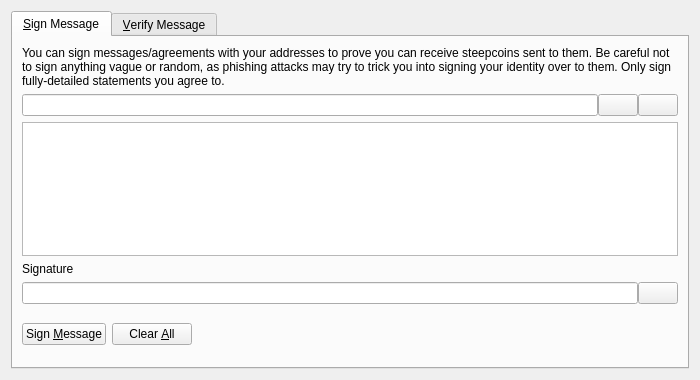
<?xml version="1.0" encoding="UTF-8"?>
<ui version="4.0">
 <class>SignVerifyMessageDialog</class>
 <widget class="QDialog" name="SignVerifyMessageDialog">
  <property name="geometry">
   <rect>
    <x>0</x>
    <y>0</y>
    <width>700</width>
    <height>380</height>
   </rect>
  </property>
  <property name="windowTitle">
   <string>Signatures - Sign / Verify a Message</string>
  </property>
  <property name="modal">
   <bool>true</bool>
  </property>
  <layout class="QVBoxLayout" name="verticalLayout">
   <item>
    <widget class="QTabWidget" name="tabWidget">
     <property name="currentIndex">
      <number>0</number>
     </property>
     <widget class="QWidget" name="tabSignMessage">
      <attribute name="title">
       <string>&amp;Sign Message</string>
      </attribute>
      <layout class="QVBoxLayout" name="verticalLayout_SM">
       <item>
        <widget class="QLabel" name="infoLabel_SM">
         <property name="text">
          <string>You can sign messages/agreements with your addresses to prove you can receive steepcoins sent to them. Be careful not to sign anything vague or random, as phishing attacks may try to trick you into signing your identity over to them. Only sign fully-detailed statements you agree to.</string>
         </property>
         <property name="textFormat">
          <enum>Qt::PlainText</enum>
         </property>
         <property name="wordWrap">
          <bool>true</bool>
         </property>
        </widget>
       </item>
       <item>
        <layout class="QHBoxLayout" name="horizontalLayout_1_SM">
         <property name="spacing">
          <number>0</number>
         </property>
         <item>
          <widget class="QValidatedLineEdit" name="addressIn_SM">
           <property name="toolTip">
            <string>The Steepcoin address to sign the message with</string>
           </property>
          </widget>
         </item>
         <item>
          <widget class="QPushButton" name="addressBookButton_SM">
           <property name="toolTip">
            <string>Choose previously used address</string>
           </property>
           <property name="text">
            <string/>
           </property>
           <property name="icon">
            <iconset resource="../steepcoin.qrc">
             <normaloff>:/icons/address-book</normaloff>:/icons/address-book</iconset>
           </property>
           <property name="shortcut">
            <string>Alt+A</string>
           </property>
           <property name="autoDefault">
            <bool>false</bool>
           </property>
          </widget>
         </item>
         <item>
          <widget class="QPushButton" name="pasteButton_SM">
           <property name="toolTip">
            <string>Paste address from clipboard</string>
           </property>
           <property name="text">
            <string/>
           </property>
           <property name="icon">
            <iconset resource="../steepcoin.qrc">
             <normaloff>:/icons/editpaste</normaloff>:/icons/editpaste</iconset>
           </property>
           <property name="shortcut">
            <string>Alt+P</string>
           </property>
           <property name="autoDefault">
            <bool>false</bool>
           </property>
          </widget>
         </item>
        </layout>
       </item>
       <item>
        <widget class="QPlainTextEdit" name="messageIn_SM">
         <property name="toolTip">
          <string>Enter the message you want to sign here</string>
         </property>
        </widget>
       </item>
       <item>
        <widget class="QLabel" name="signatureLabel_SM">
         <property name="text">
          <string>Signature</string>
         </property>
         <property name="textFormat">
          <enum>Qt::PlainText</enum>
         </property>
        </widget>
       </item>
       <item>
        <layout class="QHBoxLayout" name="horizontalLayout_2_SM">
         <property name="spacing">
          <number>0</number>
         </property>
         <item>
          <widget class="QLineEdit" name="signatureOut_SM">
           <property name="font">
            <font>
             <italic>true</italic>
            </font>
           </property>
           <property name="readOnly">
            <bool>true</bool>
           </property>
          </widget>
         </item>
         <item>
          <widget class="QPushButton" name="copySignatureButton_SM">
           <property name="toolTip">
            <string>Copy the current signature to the system clipboard</string>
           </property>
           <property name="text">
            <string/>
           </property>
           <property name="icon">
            <iconset resource="../steepcoin.qrc">
             <normaloff>:/icons/editcopy</normaloff>:/icons/editcopy</iconset>
           </property>
           <property name="autoDefault">
            <bool>false</bool>
           </property>
          </widget>
         </item>
        </layout>
       </item>
       <item>
        <layout class="QHBoxLayout" name="horizontalLayout_3_SM">
         <item>
          <widget class="QPushButton" name="signMessageButton_SM">
           <property name="toolTip">
            <string>Sign the message to prove you own this Steepcoin address</string>
           </property>
           <property name="text">
            <string>Sign &amp;Message</string>
           </property>
           <property name="icon">
            <iconset resource="../steepcoin.qrc">
             <normaloff>:/icons/edit</normaloff>:/icons/edit</iconset>
           </property>
           <property name="autoDefault">
            <bool>false</bool>
           </property>
          </widget>
         </item>
         <item>
          <widget class="QPushButton" name="clearButton_SM">
           <property name="toolTip">
            <string>Reset all sign message fields</string>
           </property>
           <property name="text">
            <string>Clear &amp;All</string>
           </property>
           <property name="icon">
            <iconset resource="../steepcoin.qrc">
             <normaloff>:/icons/remove</normaloff>:/icons/remove</iconset>
           </property>
           <property name="autoDefault">
            <bool>false</bool>
           </property>
          </widget>
         </item>
         <item>
          <spacer name="horizontalSpacer_1_SM">
           <property name="orientation">
            <enum>Qt::Horizontal</enum>
           </property>
           <property name="sizeHint" stdset="0">
            <size>
             <width>40</width>
             <height>48</height>
            </size>
           </property>
          </spacer>
         </item>
         <item>
          <widget class="QLabel" name="statusLabel_SM">
           <property name="font">
            <font>
             <weight>75</weight>
             <bold>true</bold>
            </font>
           </property>
           <property name="text">
            <string/>
           </property>
           <property name="wordWrap">
            <bool>true</bool>
           </property>
          </widget>
         </item>
         <item>
          <spacer name="horizontalSpacer_2_SM">
           <property name="orientation">
            <enum>Qt::Horizontal</enum>
           </property>
           <property name="sizeHint" stdset="0">
            <size>
             <width>40</width>
             <height>48</height>
            </size>
           </property>
          </spacer>
         </item>
        </layout>
       </item>
      </layout>
     </widget>
     <widget class="QWidget" name="tabVerifyMessage">
      <attribute name="title">
       <string>&amp;Verify Message</string>
      </attribute>
      <layout class="QVBoxLayout" name="verticalLayout_VM">
       <item>
        <widget class="QLabel" name="infoLabel_VM">
         <property name="text">
          <string>Enter the receiver's address, message (ensure you copy line breaks, spaces, tabs, etc. exactly) and signature below to verify the message. Be careful not to read more into the signature than what is in the signed message itself, to avoid being tricked by a man-in-the-middle attack. Note that this only proves the signing party receives with the address, it cannot prove sendership of any transaction!</string>
         </property>
         <property name="textFormat">
          <enum>Qt::PlainText</enum>
         </property>
         <property name="alignment">
          <set>Qt::AlignLeading|Qt::AlignLeft|Qt::AlignTop</set>
         </property>
         <property name="wordWrap">
          <bool>true</bool>
         </property>
        </widget>
       </item>
       <item>
        <layout class="QHBoxLayout" name="horizontalLayout_1_VM">
         <property name="spacing">
          <number>0</number>
         </property>
         <item>
          <widget class="QValidatedLineEdit" name="addressIn_VM">
           <property name="toolTip">
            <string>The Steepcoin address the message was signed with</string>
           </property>
          </widget>
         </item>
         <item>
          <widget class="QPushButton" name="addressBookButton_VM">
           <property name="toolTip">
            <string>Choose previously used address</string>
           </property>
           <property name="text">
            <string/>
           </property>
           <property name="icon">
            <iconset resource="../steepcoin.qrc">
             <normaloff>:/icons/address-book</normaloff>:/icons/address-book</iconset>
           </property>
           <property name="shortcut">
            <string>Alt+A</string>
           </property>
           <property name="autoDefault">
            <bool>false</bool>
           </property>
          </widget>
         </item>
        </layout>
       </item>
       <item>
        <widget class="QPlainTextEdit" name="messageIn_VM"/>
       </item>
       <item>
        <widget class="QValidatedLineEdit" name="signatureIn_VM"/>
       </item>
       <item>
        <layout class="QHBoxLayout" name="horizontalLayout_2_VM">
         <item>
          <widget class="QPushButton" name="verifyMessageButton_VM">
           <property name="toolTip">
            <string>Verify the message to ensure it was signed with the specified Steepcoin address</string>
           </property>
           <property name="text">
            <string>Verify &amp;Message</string>
           </property>
           <property name="icon">
            <iconset resource="../steepcoin.qrc">
             <normaloff>:/icons/transaction_0</normaloff>:/icons/transaction_0</iconset>
           </property>
           <property name="autoDefault">
            <bool>false</bool>
           </property>
          </widget>
         </item>
         <item>
          <widget class="QPushButton" name="clearButton_VM">
           <property name="toolTip">
            <string>Reset all verify message fields</string>
           </property>
           <property name="text">
            <string>Clear &amp;All</string>
           </property>
           <property name="icon">
            <iconset resource="../steepcoin.qrc">
             <normaloff>:/icons/remove</normaloff>:/icons/remove</iconset>
           </property>
           <property name="autoDefault">
            <bool>false</bool>
           </property>
          </widget>
         </item>
         <item>
          <spacer name="horizontalSpacer_1_VM">
           <property name="orientation">
            <enum>Qt::Horizontal</enum>
           </property>
           <property name="sizeHint" stdset="0">
            <size>
             <width>40</width>
             <height>48</height>
            </size>
           </property>
          </spacer>
         </item>
         <item>
          <widget class="QLabel" name="statusLabel_VM">
           <property name="font">
            <font>
             <weight>75</weight>
             <bold>true</bold>
            </font>
           </property>
           <property name="text">
            <string/>
           </property>
           <property name="wordWrap">
            <bool>true</bool>
           </property>
          </widget>
         </item>
         <item>
          <spacer name="horizontalSpacer_2_VM">
           <property name="orientation">
            <enum>Qt::Horizontal</enum>
           </property>
           <property name="sizeHint" stdset="0">
            <size>
             <width>40</width>
             <height>48</height>
            </size>
           </property>
          </spacer>
         </item>
        </layout>
       </item>
      </layout>
     </widget>
    </widget>
   </item>
  </layout>
 </widget>
 <customwidgets>
  <customwidget>
   <class>QValidatedLineEdit</class>
   <extends>QLineEdit</extends>
   <header>qt/qvalidatedlineedit.h</header>
  </customwidget>
 </customwidgets>
 <resources>
  <include location="../steepcoin.qrc"/>
 </resources>
 <connections/>
</ui>
